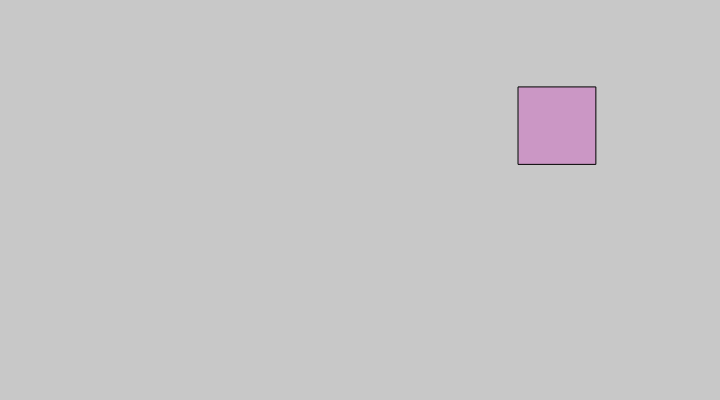
Frame 1 (no input)
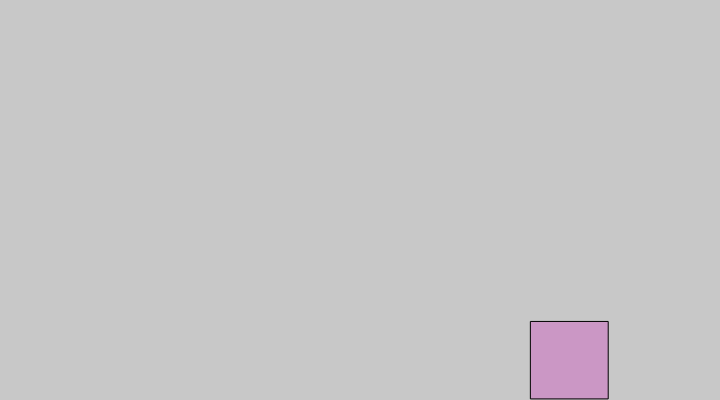
Frame 60 (no input)
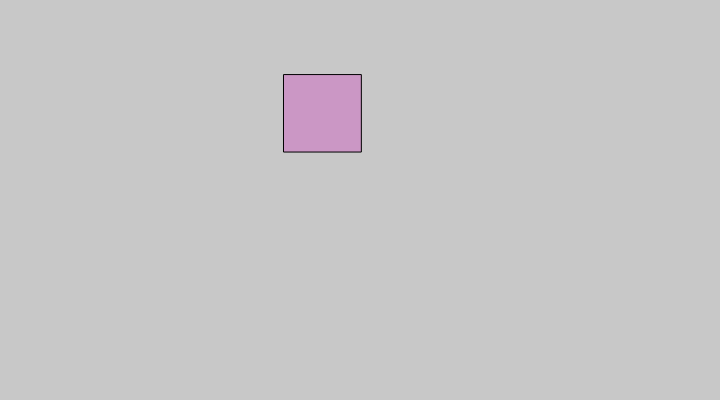
Frame 120 (the mouse pressed at the canvas centre since frame 60)

The p5.js sketch that drew these frames (run headless with seeded random() and noise() and a simulated clock; from frame 60 on, the mouse is pressed at the canvas centre):

// p5.js sketch
// ── sketch.js
function Square() {
	this.x = random(width);
	this.y = random(height);
	this.size = random(10,100);
	this.speed = random(1,10);
	this.xsignal = 1;
	this.ysignal = 1;
	
	this.update = function(){
		this.x += this.speed*this.xsignal;
		this.y += this.speed*this.ysignal;
		if (this.x + this.size > width)	this.xsignal=-1;
		else if (this.x < 0) this.xsignal=1;
		if (this.y + this.size > height)	this.ysignal=-1;
		else if (this.y < 0) this.ysignal=1;
	}
	
	this.show = function(){
		fill(204, 101, 192, 127);
		rect(this.x,this.y,this.size,this.size);
	}
}

var s;

function setup() {
  // Create the canvas
  createCanvas(720, 400);
  background(200);
  s = new Square();
}

function draw() {
  background(200);
  s.update();
  s.show();
}
